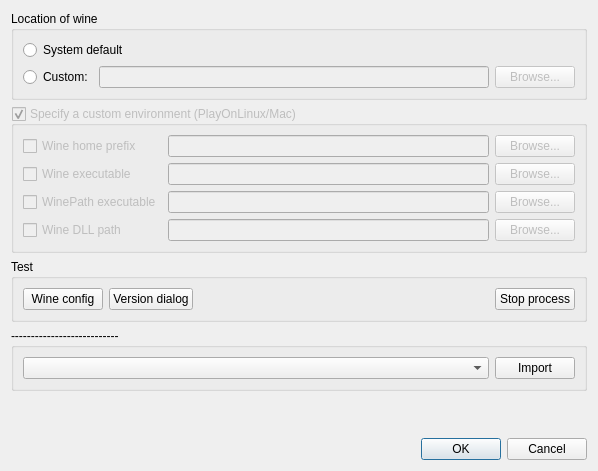
<?xml version="1.0" encoding="UTF-8"?>
<ui version="4.0">
 <class>WineSetup</class>
 <widget class="QDialog" name="WineSetup">
  <property name="geometry">
   <rect>
    <x>0</x>
    <y>0</y>
    <width>598</width>
    <height>471</height>
   </rect>
  </property>
  <property name="windowTitle">
   <string>Wine configuration</string>
  </property>
  <layout class="QGridLayout" name="gridLayout_2">
   <item row="1" column="0">
    <widget class="QGroupBox" name="wineCustomEnvGroup">
     <property name="enabled">
      <bool>false</bool>
     </property>
     <property name="title">
      <string>Specify a custom environment (PlayOnLinux/Mac)</string>
     </property>
     <property name="checkable">
      <bool>true</bool>
     </property>
     <layout class="QGridLayout" name="gridLayout_4" columnstretch="0,0,0" columnminimumwidth="0,320,0">
      <property name="sizeConstraint">
       <enum>QLayout::SetMinimumSize</enum>
      </property>
      <item row="1" column="0">
       <widget class="QCheckBox" name="wineExec">
        <property name="text">
         <string>Wine executable</string>
        </property>
       </widget>
      </item>
      <item row="0" column="1">
       <widget class="QLineEdit" name="winePrefixPath">
        <property name="enabled">
         <bool>false</bool>
        </property>
       </widget>
      </item>
      <item row="0" column="2">
       <widget class="QPushButton" name="winePrefixBrowse">
        <property name="enabled">
         <bool>false</bool>
        </property>
        <property name="text">
         <string>Browse...</string>
        </property>
       </widget>
      </item>
      <item row="1" column="1">
       <widget class="QLineEdit" name="wineExecPath">
        <property name="enabled">
         <bool>false</bool>
        </property>
       </widget>
      </item>
      <item row="1" column="2">
       <widget class="QPushButton" name="wineExecBrowse">
        <property name="enabled">
         <bool>false</bool>
        </property>
        <property name="text">
         <string>Browse...</string>
        </property>
       </widget>
      </item>
      <item row="3" column="2">
       <widget class="QPushButton" name="wineDllBrowse">
        <property name="enabled">
         <bool>false</bool>
        </property>
        <property name="text">
         <string>Browse...</string>
        </property>
       </widget>
      </item>
      <item row="3" column="1">
       <widget class="QLineEdit" name="wineDllPath">
        <property name="enabled">
         <bool>false</bool>
        </property>
       </widget>
      </item>
      <item row="0" column="0">
       <widget class="QCheckBox" name="winePrefix">
        <property name="toolTip">
         <string>&lt;html&gt;&lt;head/&gt;&lt;body&gt;&lt;p&gt;A user-local Wine prefix which contains settings, C-Drive root directory, and some other things.&lt;/p&gt;&lt;/body&gt;&lt;/html&gt;</string>
        </property>
        <property name="text">
         <string>Wine home prefix</string>
        </property>
       </widget>
      </item>
      <item row="3" column="0">
       <widget class="QCheckBox" name="wineDll">
        <property name="text">
         <string>Wine DLL path</string>
        </property>
       </widget>
      </item>
      <item row="2" column="0">
       <widget class="QCheckBox" name="winePathExec">
        <property name="text">
         <string>WinePath executable</string>
        </property>
       </widget>
      </item>
      <item row="2" column="1">
       <widget class="QLineEdit" name="winePathExecPath">
        <property name="enabled">
         <bool>false</bool>
        </property>
       </widget>
      </item>
      <item row="2" column="2">
       <widget class="QPushButton" name="winePathExecBrowse">
        <property name="enabled">
         <bool>false</bool>
        </property>
        <property name="text">
         <string>Browse...</string>
        </property>
       </widget>
      </item>
     </layout>
    </widget>
   </item>
   <item row="5" column="0">
    <widget class="QDialogButtonBox" name="buttonBox">
     <property name="orientation">
      <enum>Qt::Horizontal</enum>
     </property>
     <property name="standardButtons">
      <set>QDialogButtonBox::Cancel|QDialogButtonBox::Ok</set>
     </property>
    </widget>
   </item>
   <item row="0" column="0">
    <widget class="QGroupBox" name="wineLocationGroup">
     <property name="title">
      <string>Location of wine</string>
     </property>
     <layout class="QGridLayout" name="gridLayout" columnstretch="0,10000,0">
      <property name="sizeConstraint">
       <enum>QLayout::SetMinimumSize</enum>
      </property>
      <item row="1" column="1">
       <widget class="QLineEdit" name="wineRootPath">
        <property name="enabled">
         <bool>false</bool>
        </property>
       </widget>
      </item>
      <item row="0" column="0" colspan="2">
       <widget class="QRadioButton" name="pathDefault">
        <property name="toolTip">
         <string>&lt;html&gt;&lt;head/&gt;&lt;body&gt;&lt;p&gt;Use a system-wide installed Wine from a PATH envrinoment.&lt;/p&gt;&lt;/body&gt;&lt;/html&gt;</string>
        </property>
        <property name="text">
         <string>System default</string>
        </property>
       </widget>
      </item>
      <item row="1" column="0">
       <widget class="QRadioButton" name="pathCustom">
        <property name="toolTip">
         <string>&lt;html&gt;&lt;head/&gt;&lt;body&gt;&lt;p&gt;Specify a custom Wine install prefix (a directory which contains &amp;quot;bin&amp;quot;, &amp;quot;lib&amp;quot;, and &amp;quot;share&amp;quot; directories with a working Wine toolchain).&lt;/p&gt;&lt;/body&gt;&lt;/html&gt;</string>
        </property>
        <property name="text">
         <string>Custom:</string>
        </property>
       </widget>
      </item>
      <item row="1" column="2">
       <widget class="QPushButton" name="wineRootPathBrowse">
        <property name="enabled">
         <bool>false</bool>
        </property>
        <property name="text">
         <string>Browse...</string>
        </property>
       </widget>
      </item>
     </layout>
    </widget>
   </item>
   <item row="3" column="0">
    <widget class="QGroupBox" name="importFromPlay">
     <property name="title">
      <string notr="true">---------------------------</string>
     </property>
     <layout class="QGridLayout" name="gridLayout_3" columnstretch="1000,0">
      <property name="sizeConstraint">
       <enum>QLayout::SetMinimumSize</enum>
      </property>
      <item row="0" column="0">
       <widget class="QComboBox" name="playOnLinuxDrive"/>
      </item>
      <item row="0" column="1">
       <widget class="QPushButton" name="doImportFromPoL">
        <property name="text">
         <string>Import</string>
        </property>
       </widget>
      </item>
     </layout>
    </widget>
   </item>
   <item row="4" column="0">
    <spacer name="verticalSpacer">
     <property name="orientation">
      <enum>Qt::Vertical</enum>
     </property>
     <property name="sizeHint" stdset="0">
      <size>
       <width>358</width>
       <height>11</height>
      </size>
     </property>
    </spacer>
   </item>
   <item row="2" column="0">
    <widget class="QGroupBox" name="groupBox">
     <property name="title">
      <string>Test</string>
     </property>
     <layout class="QGridLayout" name="gridLayout_5">
      <property name="sizeConstraint">
       <enum>QLayout::SetMinimumSize</enum>
      </property>
      <item row="0" column="2">
       <spacer name="horizontalSpacer">
        <property name="orientation">
         <enum>Qt::Horizontal</enum>
        </property>
        <property name="sizeHint" stdset="0">
         <size>
          <width>40</width>
          <height>20</height>
         </size>
        </property>
       </spacer>
      </item>
      <item row="0" column="1">
       <widget class="QPushButton" name="runWineCmd">
        <property name="text">
         <string>Version dialog</string>
        </property>
       </widget>
      </item>
      <item row="0" column="0">
       <widget class="QPushButton" name="runWineCfg">
        <property name="text">
         <string>Wine config</string>
        </property>
       </widget>
      </item>
      <item row="0" column="3">
       <widget class="QPushButton" name="wineStopProc">
        <property name="text">
         <string>Stop process</string>
        </property>
       </widget>
      </item>
     </layout>
    </widget>
   </item>
  </layout>
 </widget>
 <resources/>
 <connections>
  <connection>
   <sender>buttonBox</sender>
   <signal>accepted()</signal>
   <receiver>WineSetup</receiver>
   <slot>accept()</slot>
   <hints>
    <hint type="sourcelabel">
     <x>245</x>
     <y>381</y>
    </hint>
    <hint type="destinationlabel">
     <x>157</x>
     <y>274</y>
    </hint>
   </hints>
  </connection>
  <connection>
   <sender>buttonBox</sender>
   <signal>rejected()</signal>
   <receiver>WineSetup</receiver>
   <slot>reject()</slot>
   <hints>
    <hint type="sourcelabel">
     <x>313</x>
     <y>381</y>
    </hint>
    <hint type="destinationlabel">
     <x>286</x>
     <y>274</y>
    </hint>
   </hints>
  </connection>
  <connection>
   <sender>pathCustom</sender>
   <signal>toggled(bool)</signal>
   <receiver>wineCustomEnvGroup</receiver>
   <slot>setEnabled(bool)</slot>
   <hints>
    <hint type="sourcelabel">
     <x>26</x>
     <y>84</y>
    </hint>
    <hint type="destinationlabel">
     <x>343</x>
     <y>142</y>
    </hint>
   </hints>
  </connection>
  <connection>
   <sender>pathCustom</sender>
   <signal>toggled(bool)</signal>
   <receiver>importFromPlay</receiver>
   <slot>setEnabled(bool)</slot>
   <hints>
    <hint type="sourcelabel">
     <x>68</x>
     <y>74</y>
    </hint>
    <hint type="destinationlabel">
     <x>183</x>
     <y>296</y>
    </hint>
   </hints>
  </connection>
  <connection>
   <sender>pathCustom</sender>
   <signal>toggled(bool)</signal>
   <receiver>wineRootPath</receiver>
   <slot>setEnabled(bool)</slot>
   <hints>
    <hint type="sourcelabel">
     <x>53</x>
     <y>92</y>
    </hint>
    <hint type="destinationlabel">
     <x>382</x>
     <y>78</y>
    </hint>
   </hints>
  </connection>
  <connection>
   <sender>pathCustom</sender>
   <signal>toggled(bool)</signal>
   <receiver>wineRootPathBrowse</receiver>
   <slot>setEnabled(bool)</slot>
   <hints>
    <hint type="sourcelabel">
     <x>64</x>
     <y>82</y>
    </hint>
    <hint type="destinationlabel">
     <x>483</x>
     <y>79</y>
    </hint>
   </hints>
  </connection>
  <connection>
   <sender>winePrefix</sender>
   <signal>toggled(bool)</signal>
   <receiver>winePrefixPath</receiver>
   <slot>setEnabled(bool)</slot>
   <hints>
    <hint type="sourcelabel">
     <x>90</x>
     <y>153</y>
    </hint>
    <hint type="destinationlabel">
     <x>197</x>
     <y>160</y>
    </hint>
   </hints>
  </connection>
  <connection>
   <sender>winePrefix</sender>
   <signal>toggled(bool)</signal>
   <receiver>winePrefixBrowse</receiver>
   <slot>setEnabled(bool)</slot>
   <hints>
    <hint type="sourcelabel">
     <x>46</x>
     <y>155</y>
    </hint>
    <hint type="destinationlabel">
     <x>498</x>
     <y>163</y>
    </hint>
   </hints>
  </connection>
  <connection>
   <sender>wineExec</sender>
   <signal>toggled(bool)</signal>
   <receiver>wineExecPath</receiver>
   <slot>setEnabled(bool)</slot>
   <hints>
    <hint type="sourcelabel">
     <x>82</x>
     <y>183</y>
    </hint>
    <hint type="destinationlabel">
     <x>211</x>
     <y>191</y>
    </hint>
   </hints>
  </connection>
  <connection>
   <sender>wineExec</sender>
   <signal>toggled(bool)</signal>
   <receiver>wineExecBrowse</receiver>
   <slot>setEnabled(bool)</slot>
   <hints>
    <hint type="sourcelabel">
     <x>47</x>
     <y>188</y>
    </hint>
    <hint type="destinationlabel">
     <x>488</x>
     <y>197</y>
    </hint>
   </hints>
  </connection>
  <connection>
   <sender>wineDll</sender>
   <signal>toggled(bool)</signal>
   <receiver>wineDllPath</receiver>
   <slot>setEnabled(bool)</slot>
   <hints>
    <hint type="sourcelabel">
     <x>77</x>
     <y>243</y>
    </hint>
    <hint type="destinationlabel">
     <x>249</x>
     <y>257</y>
    </hint>
   </hints>
  </connection>
  <connection>
   <sender>wineDll</sender>
   <signal>toggled(bool)</signal>
   <receiver>wineDllBrowse</receiver>
   <slot>setEnabled(bool)</slot>
   <hints>
    <hint type="sourcelabel">
     <x>39</x>
     <y>248</y>
    </hint>
    <hint type="destinationlabel">
     <x>482</x>
     <y>250</y>
    </hint>
   </hints>
  </connection>
  <connection>
   <sender>winePathExec</sender>
   <signal>toggled(bool)</signal>
   <receiver>winePathExecPath</receiver>
   <slot>setEnabled(bool)</slot>
   <hints>
    <hint type="sourcelabel">
     <x>110</x>
     <y>210</y>
    </hint>
    <hint type="destinationlabel">
     <x>217</x>
     <y>223</y>
    </hint>
   </hints>
  </connection>
  <connection>
   <sender>winePathExec</sender>
   <signal>toggled(bool)</signal>
   <receiver>winePathExecBrowse</receiver>
   <slot>setEnabled(bool)</slot>
   <hints>
    <hint type="sourcelabel">
     <x>61</x>
     <y>218</y>
    </hint>
    <hint type="destinationlabel">
     <x>495</x>
     <y>218</y>
    </hint>
   </hints>
  </connection>
 </connections>
</ui>
